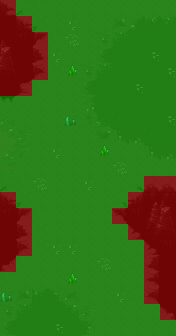

A level layout from a 2D game, rendered from its tile map. Below: a short description, then the map file with its tile-grid data intact:
An orthogonal 11x21 tile map with 16x16 px tiles, 6 tile layers (Tile Layer 4, Tile Layer 5, Tile Layer 6, Tile Layer 7, ...), 2 hidden layers not drawn.

<map version="1.5" tiledversion="2021.02.15" orientation="orthogonal" renderorder="left-down" width="11" height="21" tilewidth="16" tileheight="16" infinite="0" nextlayerid="16" nextobjectid="1">
 <tileset firstgid="1" source="../world_tiles/tileset.tsx" />
 <layer id="10" name="Tile Layer 4" width="11" height="21">
  <data encoding="csv">
3441,3543,3544,3721,3721,3721,3721,3721,3721,3721,3721,
3725,3643,3644,3721,3721,3721,3721,3721,3721,3721,3721,
3725,3743,3744,3745,3721,3721,3721,3721,3721,3721,3721,
3725,3843,3844,3845,3721,3721,3721,3721,3721,3721,3721,
3725,4043,4044,4045,3721,3721,3721,3721,3721,3721,3721,
4340,4341,4144,3721,3721,3721,3721,3721,3721,3721,3721,
4440,4441,3721,3721,3721,3721,3721,3721,3721,3721,3721,
3721,3721,3721,3721,3721,3721,3721,3721,3721,3721,3721,
3721,3721,3721,3721,3721,3721,3721,3721,3721,3721,3721,
3721,3721,3721,3721,3721,3721,3721,3721,3721,3721,3721,
3721,3721,3721,3721,3721,3721,3721,3721,3721,3721,3721,
3543,3544,3721,3721,3721,3721,3721,3721,3523,3328,3328,
3643,3644,3721,3721,3721,3721,3721,3622,3623,3624,3642,
3743,3744,3745,3721,3721,3721,3721,3722,3723,3725,3725,
3843,3844,3845,3721,3721,3721,3721,4223,4224,3725,3725,
4043,4044,4045,3721,3721,3721,3721,3721,3721,4224,3723,
4143,4144,3721,3721,3721,3721,3721,3721,3821,3822,3823,
4243,3721,3721,3721,3721,3721,3721,3721,3921,3922,3923,
3721,3721,3721,3721,3721,3721,3721,3721,4021,4022,4023,
3721,3721,3721,3721,3721,3721,3721,3721,3721,4122,4123,
3721,3721,3721,3721,3721,3721,3721,3721,3721,3721,3721
</data>
 </layer>
 <layer id="11" name="Tile Layer 5" width="11" height="21">
  <data encoding="csv">
0,0,0,0,0,0,0,0,0,0,0,
0,0,0,0,0,0,0,0,0,0,0,
2871,0,0,0,0,0,0,0,0,0,0,
2971,0,0,0,0,0,0,0,0,0,0,
3071,0,0,0,0,0,0,0,0,0,0,
0,0,0,0,0,0,0,0,0,0,0,
0,0,0,0,0,0,0,0,0,0,0,
0,0,0,0,0,0,0,0,0,0,0,
0,0,0,0,0,0,0,0,0,0,0,
0,0,0,0,0,0,0,0,0,0,0,
0,0,0,0,0,0,0,0,0,0,0,
0,0,0,0,0,0,0,0,0,0,0,
0,0,0,0,0,0,0,0,0,2870,2871,
0,0,0,0,0,0,0,0,0,2970,2971,
0,0,0,0,0,0,0,0,0,3070,3071,
0,0,0,0,0,0,0,0,0,0,0,
0,0,0,0,0,0,0,0,0,0,0,
0,0,0,0,0,0,0,0,0,0,0,
0,0,0,0,0,0,0,0,0,0,0,
0,0,0,0,0,0,0,0,0,0,0,
0,0,0,0,0,0,0,0,0,0,0
</data>
 </layer>
 <layer id="12" name="Tile Layer 6" width="11" height="21">
  <data encoding="csv">
0,0,0,0,0,0,0,0,0,0,0,
0,0,0,0,0,0,0,1512,1513,1514,1515,
0,0,0,0,0,0,1611,1612,1613,1614,1615,
0,0,0,0,0,1511,1711,1712,1715,1715,1715,
0,0,0,0,0,1611,1612,1715,1715,1715,1715,
0,0,0,0,0,1711,1712,1715,1715,1715,1715,
0,0,0,0,0,1911,1912,1715,1715,1715,1715,
1508,1509,0,0,0,2011,2012,2013,2014,1715,1715,
1608,1609,0,0,0,2111,2112,2113,2114,2013,2014,
2008,2009,0,0,0,0,0,0,0,2113,2114,
2108,2109,0,0,0,0,0,0,0,0,0,
0,0,0,0,0,0,0,0,0,0,0,
0,0,0,0,0,0,0,0,0,0,0,
0,0,0,0,0,0,0,0,0,0,0,
0,0,0,0,0,0,0,0,0,0,0,
0,0,0,0,0,0,0,0,0,0,0,
0,0,0,0,0,0,0,0,0,0,0,
0,0,0,0,0,0,0,0,0,0,0,
1511,1512,1516,1517,1518,1519,0,0,0,0,0,
1611,1612,1616,1617,1618,1619,0,0,0,0,0,
1711,1712,1716,1717,1718,1719,0,0,0,0,0
</data>
 </layer>
 <layer id="13" name="Tile Layer 7" width="11" height="21">
  <data encoding="csv">
0,0,0,0,0,0,0,0,0,0,0,
0,0,0,0,4202,0,0,0,0,0,0,
0,0,0,0,4205,0,0,0,0,0,0,
0,0,0,4202,0,0,0,0,0,5013,0,
0,0,0,0,0,0,0,0,0,0,5013,
0,0,0,0,0,0,0,0,5013,0,0,
0,0,0,0,0,0,0,0,0,0,0,
0,0,0,0,0,0,0,0,0,0,5013,
0,0,0,0,0,0,0,0,0,0,0,
0,0,0,4202,0,0,0,0,0,0,0,
0,0,0,0,0,0,0,4205,0,0,0,
0,0,4205,0,0,4202,0,0,0,0,0,
0,0,0,0,0,0,0,0,0,0,0,
0,0,0,0,0,0,0,0,0,0,0,
0,0,0,0,0,0,0,0,0,0,0,
0,0,0,4202,4202,0,0,0,0,0,0,
0,0,0,0,0,0,4205,0,0,0,0,
0,0,0,0,0,0,0,0,0,0,0,
0,0,0,0,0,0,0,4202,0,0,0,
0,0,0,0,0,0,0,0,0,0,0,
0,0,0,5013,0,0,0,0,0,0,0
</data>
 </layer>
 <layer id="15" name="Tile Layer 8" width="11" height="21">
  <data encoding="csv">
0,0,0,0,0,0,0,0,0,0,0,
0,0,0,0,0,0,0,0,0,0,0,
0,0,0,0,0,0,0,0,0,0,0,
0,0,0,0,0,0,0,0,0,0,0,
0,0,0,0,3672,0,0,0,0,0,0,
0,0,0,0,0,0,0,0,0,0,0,
0,0,0,0,0,0,0,0,0,0,0,
0,0,0,0,3567,0,0,0,0,0,0,
0,0,0,0,0,0,0,0,0,0,0,
0,0,0,0,0,0,3672,0,0,0,0,
0,0,0,0,0,0,0,0,0,0,0,
0,0,0,0,0,0,0,0,0,0,0,
0,0,0,0,0,0,0,0,0,0,0,
0,0,0,0,0,0,0,0,0,0,0,
0,0,0,0,0,0,0,0,0,0,0,
0,0,0,0,0,0,0,0,0,0,0,
0,0,0,0,0,0,0,0,0,0,0,
0,0,0,0,3672,0,0,0,0,0,0,
3567,0,0,0,0,0,0,0,0,0,0,
0,0,0,0,0,0,0,0,0,0,0,
0,0,0,0,0,0,0,0,0,0,0
</data>
 </layer>
 <layer id="7" name="anim" width="11" height="21" visible="0">
  <data encoding="csv">
0,0,0,0,0,0,0,0,0,0,0,
0,0,0,0,0,0,0,0,0,0,0,
0,0,0,0,0,15727,0,0,0,0,0,
0,0,0,0,0,0,0,0,0,0,0,
0,0,0,0,0,0,0,0,0,0,0,
0,0,0,0,0,0,0,0,0,0,0,
0,0,15727,0,0,0,0,0,0,0,0,
0,0,0,0,0,0,0,0,0,0,0,
0,0,0,0,0,0,0,0,0,0,0,
0,0,0,0,0,0,0,0,0,0,0,
0,0,0,0,0,0,0,0,0,0,0,
0,0,0,0,0,0,0,0,0,0,0,
0,0,0,0,0,0,0,0,0,0,0,
0,0,0,0,15527,0,0,0,0,0,0,
0,0,0,0,0,0,0,0,0,0,0,
0,0,0,0,0,0,0,0,0,0,0,
0,0,0,0,0,0,0,0,0,0,0,
0,0,0,0,0,0,0,0,0,0,0,
0,0,0,0,0,0,0,0,0,0,0,
0,0,0,0,0,0,0,0,0,0,0,
0,0,0,0,0,0,0,0,15427,0,0
</data>
 </layer>
 <layer id="8" name="characters" width="11" height="21" visible="0">
  <data encoding="csv">
0,0,0,0,0,0,0,0,0,0,0,
0,0,0,0,0,0,0,0,0,0,0,
0,0,0,0,0,0,0,0,0,0,0,
0,0,0,0,0,15506,0,0,0,0,0,
0,0,0,0,0,0,0,0,0,0,0,
0,0,0,0,0,0,0,0,0,0,0,
0,0,0,0,0,0,0,0,0,0,0,
0,0,15406,0,0,0,0,0,15506,0,0,
0,0,0,0,0,0,0,0,0,0,0,
0,0,0,0,0,0,0,0,0,0,0,
0,0,0,0,0,0,0,0,0,0,0,
0,0,15506,0,0,15406,0,0,0,0,0,
0,0,0,0,0,0,0,0,0,0,0,
0,0,0,0,0,0,0,0,0,0,0,
0,0,0,0,0,0,0,0,0,0,0,
0,0,0,15406,0,0,0,0,0,0,0,
0,0,0,0,0,0,0,0,0,0,0,
0,0,0,0,0,0,0,15506,0,0,0,
0,0,0,15406,0,0,0,0,0,0,0,
0,0,0,0,0,0,0,0,0,0,0,
0,0,0,0,0,0,0,0,0,0,0
</data>
 </layer>
 <layer id="9" name="walkable" width="11" height="21">
  <data encoding="csv">
15437,15537,15537,15537,15537,15537,15537,15537,15537,15537,15537,
15437,15437,15537,15537,15537,15537,15537,15537,15537,15537,15537,
15437,15437,15437,15537,15537,15537,15537,15537,15537,15537,15537,
15437,15437,15437,15537,15537,15537,15537,15537,15537,15537,15537,
15437,15437,15437,15537,15537,15537,15537,15537,15537,15537,15537,
15437,15437,15537,15537,15537,15537,15537,15537,15537,15537,15537,
15537,15537,15537,15537,15537,15537,15537,15537,15537,15537,15537,
15537,15537,15537,15537,15537,15537,15537,15537,15537,15537,15537,
15537,15537,15537,15537,15537,15537,15537,15537,15537,15537,15537,
15537,15537,15537,15537,15537,15537,15537,15537,15537,15537,15537,
15537,15537,15537,15537,15537,15537,15537,15537,15537,15537,15537,
15537,15537,15537,15537,15537,15537,15537,15537,15537,15437,15437,
15437,15537,15537,15537,15537,15537,15537,15537,15437,15437,15437,
15437,15437,15537,15537,15537,15537,15537,15437,15437,15437,15437,
15437,15437,15537,15537,15537,15537,15537,15537,15437,15437,15437,
15437,15437,15537,15537,15537,15537,15537,15537,15537,15437,15437,
15437,15537,15537,15537,15537,15537,15537,15537,15537,15437,15437,
15537,15537,15537,15537,15537,15537,15537,15537,15537,15437,15437,
15537,15537,15537,15537,15537,15537,15537,15537,15537,15437,15437,
15537,15537,15537,15537,15537,15537,15537,15537,15537,15537,15437,
15537,15537,15537,15537,15537,15537,15537,15537,15537,15537,15537
</data>
 </layer>
</map>
